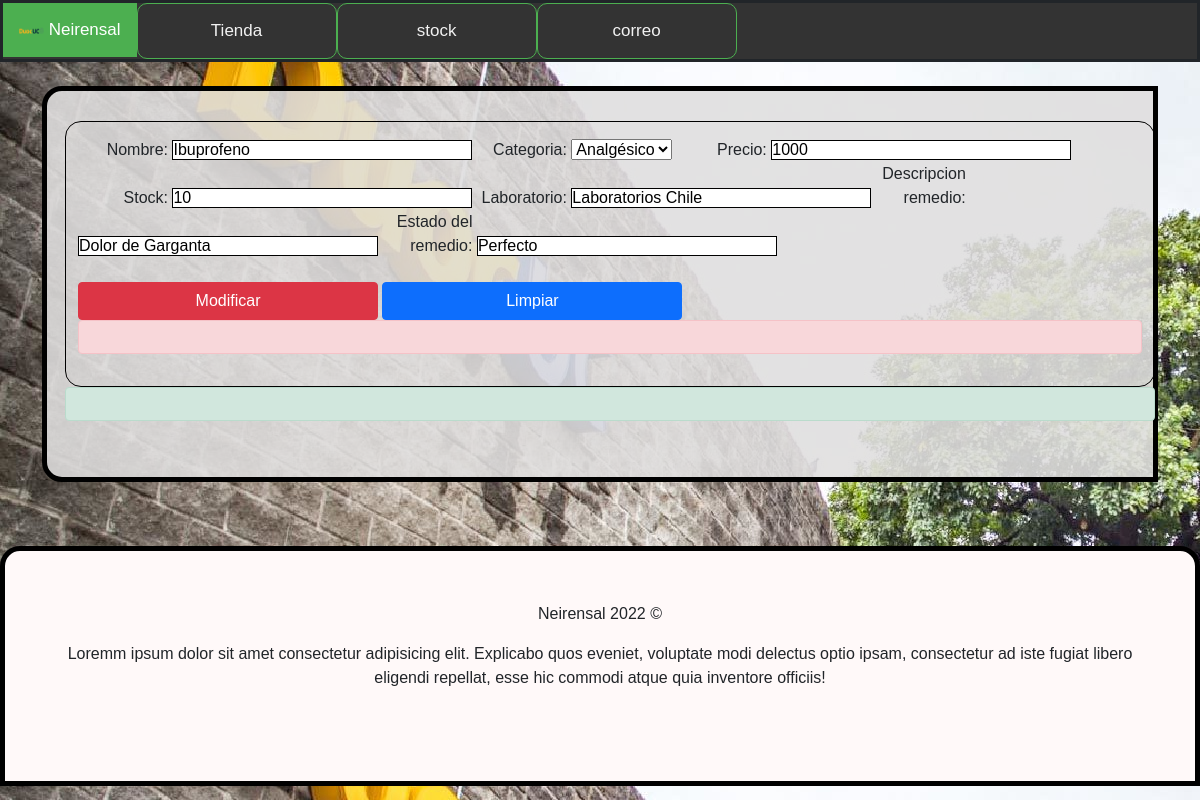
The page /form_mod_producto/2 on the database its author committed.
### core/models.py (models this page shows, shortened)
class Producto(models.Model):
    id = models.AutoField(max_length=3, primary_key= True)
    nombre = models.CharField(max_length=64)
    categoria = models.ForeignKey(Categoria, on_delete=models.CASCADE)
    precio = models.IntegerField()
    stock = models.CharField(max_length=20, verbose_name='Stock')
    marca =  models.CharField(max_length=20, verbose_name='Laboratorio')
    descripcion =  models.CharField(max_length=20, verbose_name='Descripcion remedio')
    estado =  models.CharField(max_length=20, verbose_name='Estado del remedio')

### core/views.py (the view)
# urls.py: path('form_mod_producto/<id>', form_mod_producto, name="form_mod_producto"),
def form_mod_producto(request, id):
    producto = Producto.objects.get(id=id)
    datos = {
        'form': ProductoForm(instance=producto)
    }
    if request.method== 'POST':
        formulario = ProductoForm(data=request.POST, instance=producto)
        if formulario.is_valid():
            formulario.save()
            datos['mensaje'] = "Modificados correctamente"
    return render(request, 'core/form_mod_producto.html', datos)

### core/forms.py
class ProductoForm(ModelForm):
    class Meta:
        model = Producto
        fields =['id','nombre','categoria','precio','stock','marca','descripcion','estado']

### core/context_processor.py (called while the page is built)
def totalC(request):
    total = 0
    if request.user.is_authenticated:
         if "carrito" in request.session.keys():
             for key, value in request.session["carrito"].items():
                 total += int(value["acumulado"])
    return {"totalC": total}

### core/models.py (called while the page is built)
    def __str__(self):
        return self.nombreCategoria

### core/templates/core/form_mod_producto.html (shortened to what this page needs)
{% load static %}
<!DOCTYPE html>
<html>
<head>
    <link rel="stylesheet" href="https://cdnjs.cloudflare.com/ajax/libs/font-awesome/4.7.0/css/font-awesome.min.css">
    <link rel="stylesheet" href="https://icons8.com/icon/ZRiAFreol5mE/instagram">
    <link href=" {% static 'css/bootstrap.min.css' %} " rel="stylesheet">
    <link href=" {% static 'css/style.css' %} " rel="stylesheet">
</head>
<body background="{% static 'img/Duoc.jpg' %}">
    <header class="menu-fixed">
        <div class="bordmenu">
            <div class="topnav" id="myTopnav">
                <a href="{% url 'home' %}" class="active"><img src=" {% static 'img/Logo_DuocUC.png' %} " alt="" width="25px"> Neirensal</a>
                <a class="indemenu" href="{% url 'tienda' %}">Tienda</a>
                <a class="indemenu" href="{% url 'stock' %}">stock</a>
                <a class="indemenu" href="{% url 'correo' %}">correo</a>
            </div>
        </div>
    </header>
    <br>
    <div class="container">
        <article>
            <div class="jumbotronblack">
                <div class="row">
                    <form method="post" action="" id="formulario">
                        <div class="form-group">
                        {{ form.as_table}}
                        </div>
                        <br>
                        <input type="submit" class="btn btn-danger" id="enviar" value="Modificar">
                        <input type="rest" class="btn btn-primary" id="limpiar" value="Limpiar">
                        <div id="error" class="alert alert-danger" role="alert"></div>
                    </form>
                    <div class="alert alert-success" role="alert">
                    </div>
                </div>
            </div>
        </article>
    </div>
    <br>
    <div class="jumbotronfinal">
        <footer class="py-5 bg-black">
            <div class="container">
                <p class="text-center ">Neirensal 2022&nbsp;©</p>
                <p class="text-center ">Loremm ipsum dolor sit amet consectetur adipisicing elit. Explicabo quos eveniet, voluptate modi delectus optio ipsam, consectetur ad iste fugiat libero eligendi repellat, esse hic commodi atque quia inventore officiis!</p>
                <br>
            </div>
        </footer>
    </div>
</body>
</html>

### core/static/css/style.css (style rules this page uses)
.indemenu { text-decoration: none; font-size: 20px; display: inline-block; padding-left: 10px; padding-right: 10px; width: 200px; border: 1px solid #4CAF50; border-radius: 10px; }
body { margin: 0; font-family: Arial, Helvetica, sans-serif; }
.topnav { overflow: hidden; background-color: #333; }
.topnav a { float: left; display: block; color: #f2f2f2; text-align: center; padding: 14px 16px; text-decoration: none; font-size: 17px; }
.topnav a.active { background-color: #4CAF50; color: white; }
.bordmenu { border-style: solid; width: 100%; }
.jumbotronblack { padding: 3px 10px; border: rgb(0, 0, 0) 5px solid; border-top-left-radius: 20px; border-bottom-left-radius: 20px; padding-top: 30px; padding-bottom: 40px; padding-left: 30px; margin-bottom: 40px; color: inherit; background-color: rgba(224, 223, 223, 0.883); transition: all 400ms ease-out; cursor: default; }
.jumbotronfinal { padding: 3px 10px; border: rgb(0, 0, 0) 5px solid; border-top-right-radius: 20px; border-top-left-radius: 20px; color: inherit; width: 100%; background-color: rgb(255, 249, 249); }
form { margin: 0 auto; width: 400px; padding: 1em; border: 1px solid rgb(0, 0, 0); border-radius: 1em; }
label { display: inline-block; width: 90px; text-align: right; }
input, textarea { font: 1em sans-serif; width: 300px; box-sizing: border-box; border: 1px solid rgb(0, 0, 0); }
* { margin: 0; padding: 0; box-sizing: border-box; font-family: 'Montserrat', sans-serif; }

### rows shown on the page
Producto: nombre "Ibuprofeno", categoria "Analgésico", precio "1000", stock "10", marca "Laboratorios Chile", descripcion "Dolor de Garganta", estado "Perfecto"
